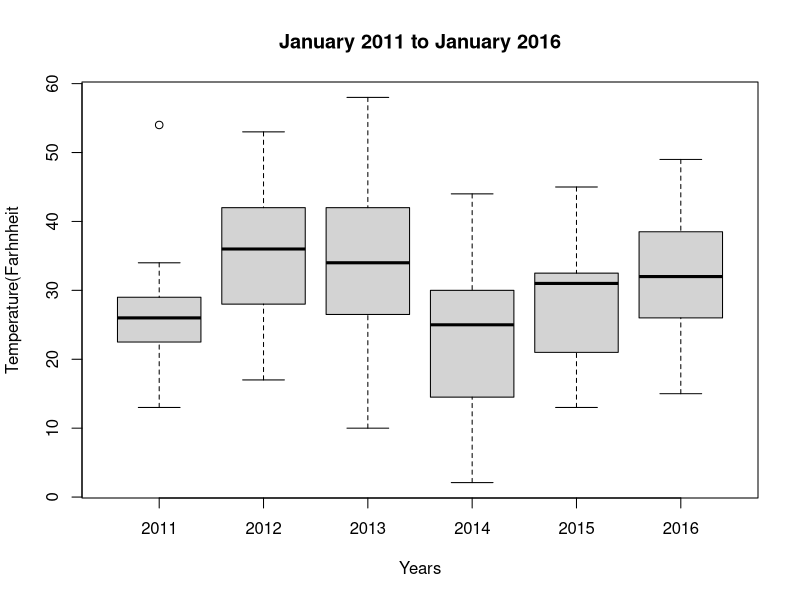
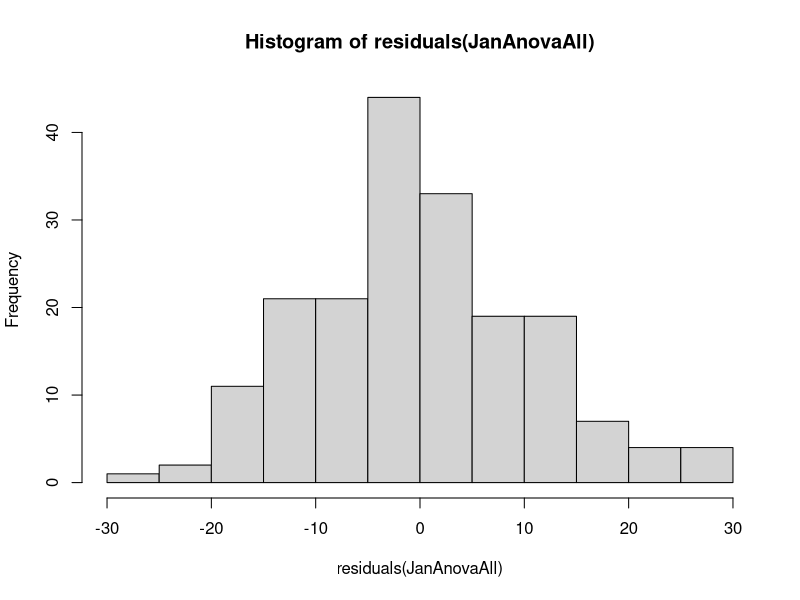

These figures' R source, in order:
{
  rm(list=ls()); options(show.error.locations = TRUE);
  lansJanTempsDF=read.csv(file="data/lansingJanTemps.csv");
  lansJanTemps=as.matrix(x=lansJanTempsDF);
  
  tTest1=t.test(x=lansJanTemps[,4],y=lansJanTemps[,1]);
  tTest2=t.test(x=lansJanTemps[,4],y=lansJanTemps[,2]);
  tTest3=t.test(x=lansJanTemps[,4],y=lansJanTemps[,3]);
  tTest4=t.test(x=lansJanTemps[,4],y=lansJanTemps[,5]);
  tTest5=t.test(x=lansJanTemps[,4],y=lansJanTemps[,6]);
  
  print(x=tTest1);#2011 and 2014 temperatures are most similar (highest p-Value)
  print(x=tTest2);
  print(x=tTest3);
  print(x=tTest4);
  print(x=tTest5);
  
  JanTempsAll=c(lansJanTemps[,1],lansJanTemps[,2],lansJanTemps[,3],
                 lansJanTemps[,4],lansJanTemps[,5],lansJanTemps[,6]);
  JanYearsAll=c(rep(2011,31),rep(2012,31),rep(2013,31),rep(2014,31),rep(2015,31),
                rep(2016,31));
  JanYearAllDF=data.frame(JanTempsAll,JanYearsAll);
  
  boxplot(x=lansJanTemps, use.cols=TRUE,
          names=c(2011,2012,2013,2014,2015,2016),
          main="January 2011 to January 2016",
          xlab="Years",
          ylab= "Temperature(Farhnheit");
  JanAnovaAll=aov(formula = JanTempsAll~JanYearsAll,data=JanYearAllDF);
  print(summary(JanAnovaAll));
  
  hist(residuals(JanAnovaAll)); #residuals express a normal distribution
  #implying that normality assumptions were not violated
  
  write.csv(JanYearAllDF,"data/JanTempDF.csv");
}
